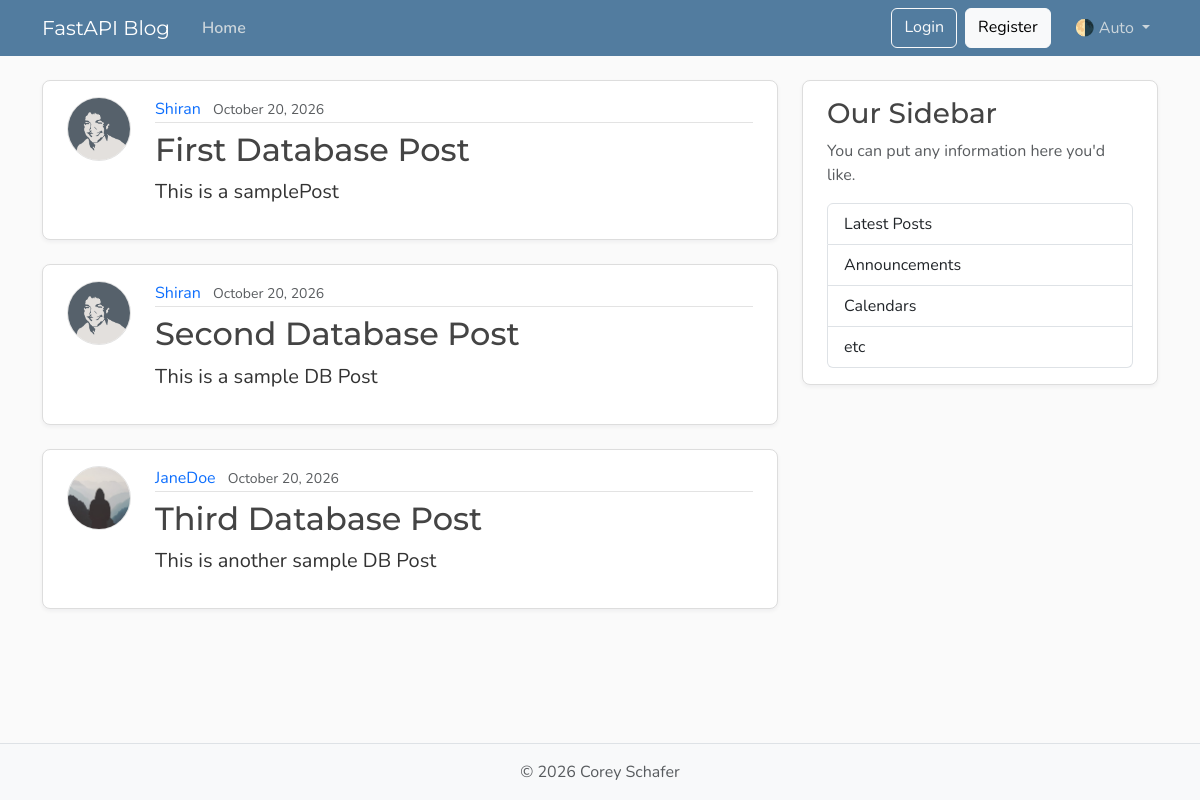
/posts, run on an earlier commit of the app's database.
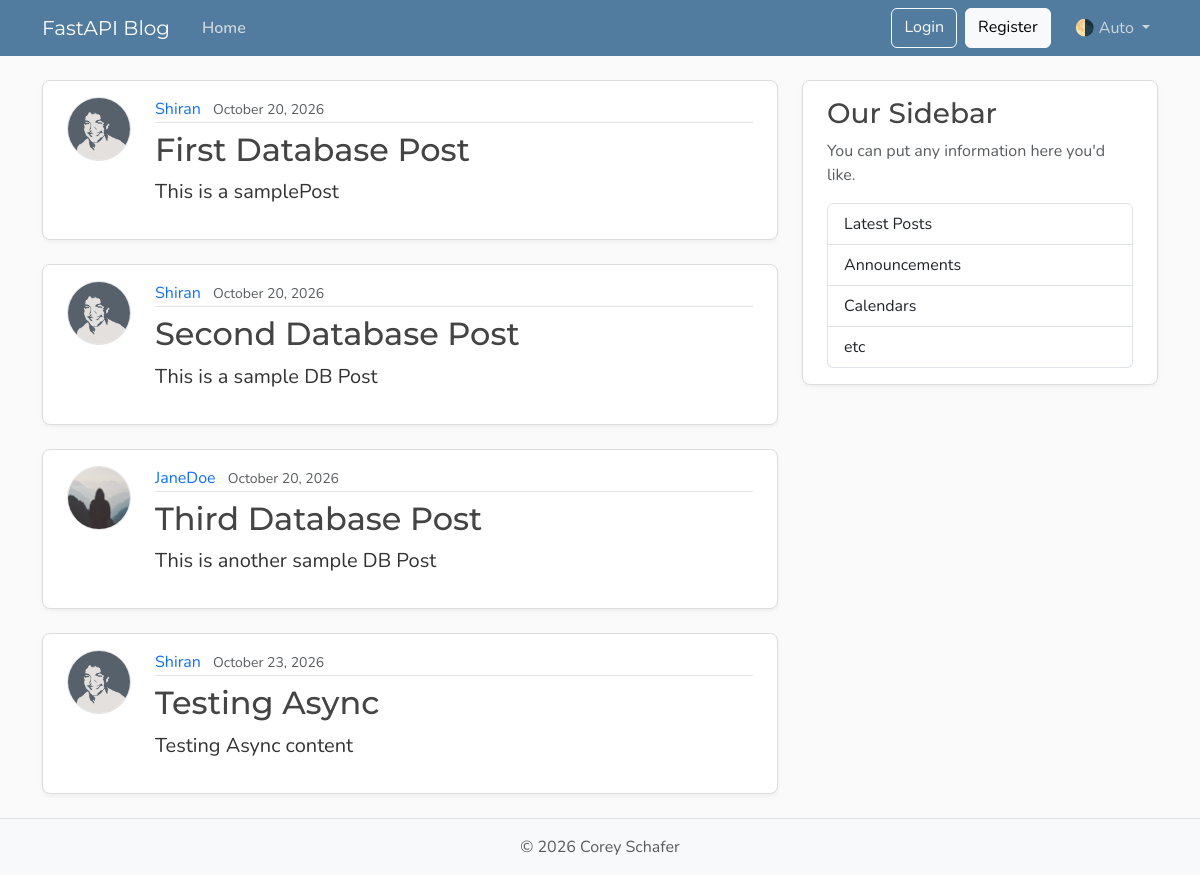
And on a later commit of the database.
### models.py (models this page shows, shortened)
class Post(Base):
    __tablename__ = "posts"
    id: Mapped[int] = mapped_column(Integer, primary_key=True, index=True)
    title: Mapped[str] = mapped_column(String(100), nullable=False)
    content: Mapped[str] = mapped_column(Text, nullable=False)
    user_id: Mapped[int] = mapped_column(ForeignKey("users.id"), nullable=False, index=True)
    date_posted: Mapped[datetime] = mapped_column(DateTime(timezone=True), default=lambda: datetime.now(UTC))
    author: Mapped[User] = relationship(back_populates="posts")

class User(Base):
    __tablename__ = "users"
    id: Mapped[int] = mapped_column(Integer, primary_key=True, index=True)
    username: Mapped[str] = mapped_column(String(50), unique=True, nullable=False)
    email: Mapped[str] = mapped_column(String(120), unique=True, nullable=False)
    image_file: Mapped[str] = mapped_column(String(20), nullable=True, default=None)
    posts: Mapped[list[Post]] = relationship(back_populates="author", cascade="all, delete-orphan")

### main.py (the view)
@app.get("/", include_in_schema=False, name="home")
@app.get("/posts", include_in_schema=False, name="posts")
async def home(request: Request, db: Annotated[AsyncSession, Depends(get_db)]):
    result = await db.execute(select(models.Post).options(selectinload(models.Post.author)))
    posts = result.scalars().all()
    return templates.TemplateResponse(request, "home.html", {"request": request, "posts": posts})

### templates/home.html
{% extends "layout.html" %}
{% block content %}
  {% for post in posts %}
    <article class="content-section py-3 px-4 mb-4">
      <div class="d-flex align-items-start gap-4">
        <img class="rounded-circle article-img flex-shrink-0"
             src="{{ post.author.image_path }}"
             alt="{{ post.author.username }}'s profile picture"
             width="64"
             height="64"
             loading="lazy">
        <div class="flex-grow-1">
          <div class="article-metadata mb-2">
            <a class="me-2" href={{ url_for('user_posts', user_id=post.author.id) }}>{{ post.author.username }}</a>
            <small class="text-body-secondary">{{ post.date_posted.strftime('%B %d, %Y')  }}</small>
          </div>
          <h2>
            <a class="article-title" href={{ url_for('post_page', post_id=post.id) }}>{{ post.title }}</a>
          </h2>
          <p class="article-content">{{ post.content }}</p>
        </div>
      </div>
    </article>
  {% endfor %}
{% endblock content %}

What changed in the data, as far as the page shows it:
added Post: author.image_path (picture), author.username "Shiran", date_posted "October 23, 2026", title "Testing Async", content "Testing Async content"
